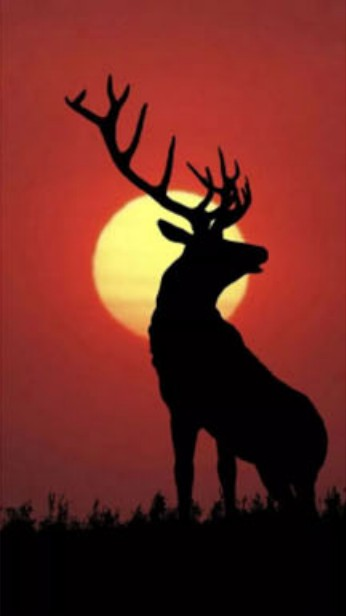
//> input picture imageopt_linear/lu10_noadd1_it10withbug/Snipaste_2023-03-29_22-54-33.jpg, 346 x 616 px
$ ./4_-_副本   (built with g++ and OpenCV 4)
//> lines starting //> are read from the running program, lines starting //| are printed output that depends on the picture; after the words box and inside, x2 and y2 are one past the last pixel; in counts of white or black regions, pixels touching at a corner belong together
#include <opencv2/core.hpp>
#include <opencv2/imgproc.hpp>
#include <opencv2/ximgproc.hpp>
#include <opencv2/imgcodecs.hpp>
#include <opencv2/highgui.hpp>
#include <CDT.h>
#include <Eigen/Dense>
#include <Eigen/LU>

#include <iostream>
#include <algorithm>
#include <cmath>
#include <vector>
#include <map>
#include <memory>
#include <random>

using namespace std;
using namespace cv;
using namespace cv::ximgproc;

const double MAXDIS = 99999.0;
const uint DESIRE_VERTICES_NUM = 300;
vector<uint> success_cnt_vertex, success_cnt_controlPoint;
vector<double> energy_vec, rmse_vec;

struct CustomPoint2DForCDT
{
    cv::Point data;
};

struct CustomEdgeForCDT
{
    std::pair<std::size_t, std::size_t> vertices;
};

struct TriangulationMesh {
    struct CurvedTriangle {
        std::vector<uint> verticesIndexList;
        //std::vector<uint> incidentTrianglesIndexList;
        std::vector<std::pair<uint, uint>> pixelsList;

        // TODO: interpolation parameters...
        // now only const

        bool constFlag = false;
        cv::Vec3i constColor;
        double xxSum = 0.0, yySum = 0.0, xySum = 0.0, xSum = 0.0, ySum = 0.0;
        double aaa[3], bbb[3], ccc[3];
        double energy = 0.0;

        // [139 lines left out: functions getInterpolationResult, _updateSum, solve, not called in this run]
    };


    struct Edge {
        std::pair<uint, uint> vertexIndexPair;
        std::pair<double, double> controlPoint;
        //std::vector<std::pair<uint, uint>> bezierPointsList;
        std::shared_ptr<CurvedTriangle> leftTriangle;
        std::shared_ptr<CurvedTriangle> rightTriangle;

        void setVertexIndex(const std::pair<uint, uint>& p) {
            vertexIndexPair = p;
        }

        void setControlPoint(const std::pair<double, double>& p1, const std::pair<double, double>& p2) {
            controlPoint = { (p1.first + p2.first) / 2.0, (p1.second + p2.second) / 2.0 };
        }

        void setControlPoint(cv::Point2d cvc_new) {
            controlPoint = { cvc_new.x, cvc_new.y };
        }

        cv::Point2d getControlPointCV() {
            return cv::Point2d(controlPoint.first, controlPoint.second);
        }

        // [7 lines left out: function setTrianglePtr, not called in this run]
    };

    struct Vertex {
        std::pair<double, double> coordinate;
        std::vector<std::shared_ptr<Edge>> incidentEdgesList;
        std::vector<uint> incidentVerticesList;

        // [4 lines left out: function setCoordinate, not called in this run]

        void setCoordinate(cv::Point2d p) {
            coordinate = { p.x, p.y };
        }

        cv::Point2d getCoordinate() {
            return cv::Point2d(coordinate.first, coordinate.second);
        }
    };

    std::vector<std::shared_ptr<Vertex>> pointsList;
    std::map<std::pair<uint, uint>, std::shared_ptr<Edge>> edgesMap;
    std::vector<std::shared_ptr<CurvedTriangle>> trianglesList;

    TriangulationMesh() {}

    // [129 lines left out: functions TriangulationMesh, _setPointsList, _setEdgesMap, _setTrianglesList, _setPointsIncidentVertices, not called in this run]
};

struct HalfSurfaceChecker {
    std::vector<std::pair<cv::Point2d, cv::Point2d>> segmentsList;

    // check a and b are all in same side
    // [25 lines left out: function check, not called in this run]
};

// [13 lines left out: function _printPoints, not called in this run]

void wt(int key) {
    if (key == 1)
        cv::waitKey(0);

    return;
}

void imShowAndimWrite(const cv::Mat& image, std::string imName) {
    //cv::imshow(imName, image);
    cv::imwrite(imName, image);
    wt(0);
}

double getDistancePTP(const cv::Point& a, const cv::Point& b) {
    return cv::norm(a - b);
}

double getDistancePTP(const cv::Point2d& a, const cv::Point2d& b) {
    return cv::norm(a - b);
}

/*
    c->line(a, b)
*/
double getDistancePTL(const cv::Point2d& a, const cv::Point2d& b, const cv::Point2d& c) {
    // norm = || v ||
    cv::Point2d v1 = c - a;
    cv::Point2d v2 = b - a;
    double v2Norm = cv::norm(v2);
    cv::Point2d v3 = (v1.ddot(v2) / (v2Norm * v2Norm)) * v2;
    cv::Point2d v4 = v1 - v3;
    return cv::norm(v4);
}

vector<Point> DouglasPeuckerRun(vector<Point> pointList, const double& epsilon = 5.0) {

    if (pointList.size() <= 2) {
        return pointList;
    }

    // Find out point with the maximum distance
    double distanceMaximum = 0.0;
    size_t index = 0;

    for (size_t i = 1; i < pointList.size() - 1; i++) {
        double dis = getDistancePTL(pointList.front(), pointList.back(), pointList[i]);
        if (dis > distanceMaximum) {
            index = i;
            distanceMaximum = dis;
        }
    }

    vector<Point> resultList;

    if (distanceMaximum > epsilon) {
        // recursive
        auto resultList1 = DouglasPeuckerRun(vector<Point>(pointList.begin(), pointList.begin() + index + 1), epsilon);
        auto resultList2 = DouglasPeuckerRun(vector<Point>(pointList.begin() + index, pointList.end()), epsilon);

        resultList1.insert(resultList1.end(), resultList2.begin() + 1, resultList2.end());
        resultList = resultList1;
    }
    else {
        resultList.emplace_back(pointList.front());
        resultList.emplace_back(pointList.back());
    }

    return resultList;
}

// [42 lines left out: functions drawBezier, drawMesh, addVertices2, not called in this run]

void TriangulationRun(const cv::Mat& imageInput, vector<vector<Point> >& segmentsInput, cv::Mat& edgeImageResult, TriangulationMesh& triangulationMeshResult) {

    std::vector<CustomPoint2DForCDT> points;
    std::vector<CustomEdgeForCDT> edges;

    // mapping
    std::map<std::pair<int, int>, size_t> mp;
    size_t num = 0;

    // 4 corner points
    if (mp.find({ 0,0 }) == mp.end()) {
        mp[{0, 0}] = num++;
        points.push_back({ {0,0} });
    }
    if (mp.find({ imageInput.size().width - 1,imageInput.size().height - 1 }) == mp.end()) {
        mp[{ imageInput.size().width - 1, imageInput.size().height - 1 }] = num++;
        points.push_back({ { imageInput.size().width - 1,imageInput.size().height - 1 } });
    }
    if (mp.find({ 0,imageInput.size().height - 1 }) == mp.end()) {
        mp[{ 0, imageInput.size().height - 1 }] = num++;
        points.push_back({ { 0,imageInput.size().height - 1 } });
    }
    if (mp.find({ imageInput.size().width - 1,0 }) == mp.end()) {
        mp[{ imageInput.size().width - 1, 0 }] = num++;
        points.push_back({ { imageInput.size().width - 1,0 } });
    }

    auto pointToPair = [](const cv::Point& point) {
        return make_pair(point.x, point.y);
    };

    for (auto& segment : segmentsInput) {
        for (auto& point : segment) {
            auto point_tmp = pointToPair(point);
            if (mp.find(point_tmp) == mp.end()) {
                mp[point_tmp] = num++;
                points.push_back({ point });
            }
        }
    }

    for (auto& segment : segmentsInput) {
        for (size_t j = 1; j < segment.size(); j++) {

            auto findIndex1 = mp[pointToPair(segment[j - 1])];
            auto findIndex2 = mp[pointToPair(segment[j])];

            edges.push_back({ {findIndex1, findIndex2} });
        }
    }

    std::cout << "[TriangulationRun] points size:" << points.size() << std::endl;
    std::cout << "[TriangulationRun] edges size:" << edges.size() << std::endl;


    // CDT Run
    CDT::Triangulation<double> cdt(
        CDT::VertexInsertionOrder::Auto,
        CDT::IntersectingConstraintEdges::Resolve,
        1.0
    );
    cdt.insertVertices(
        points.begin(),
        points.end(),
        [](const CustomPoint2DForCDT& p) { return static_cast<double>(p.data.x); },
        [](const CustomPoint2DForCDT& p) { return static_cast<double>(p.data.y); }
    );
    cdt.insertEdges(
        edges.begin(),
        edges.end(),
        [](const CustomEdgeForCDT& e) { return e.vertices.first; },
        [](const CustomEdgeForCDT& e) { return e.vertices.second; }
    );

    cdt.eraseSuperTriangle();

    TriangulationMesh triangulationMesh(cdt);

    // draw edge (no necessary)
    //edgeImageResult = Mat::zeros(imageInput.size(), CV_8UC3);
    edgeImageResult = imageInput.clone();
    for (auto e : triangulationMesh.edgesMap) {

        auto p1 = triangulationMesh.pointsList[e.first.first]->coordinate;
        auto p2 = triangulationMesh.pointsList[e.first.second]->coordinate;

        auto cvp1 = cv::Point(static_cast<int>(p1.first), static_cast<int>(p1.second));
        auto cvp2 = cv::Point(static_cast<int>(p2.first), static_cast<int>(p2.second));

        // [debug use]
        if (e.first.first >= points.size() || e.first.second >= points.size())
        {
            cv::line(edgeImageResult, cvp1, cvp2, { 255,0,0 });
        }
        else
        {
            cv::line(edgeImageResult, cvp1, cvp2, { 0,0,255 });
        }
    }

    //draw points
    int _pcnt = 0;
    for (auto p : triangulationMesh.pointsList) {
        auto cvp = cv::Point(static_cast<int>(p->coordinate.first), static_cast<int>(p->coordinate.second));


        if (_pcnt >= points.size())
        {
            cv::circle(edgeImageResult, cvp, 2, { 0,0,255 });
        }
        else
        {
            cv::circle(edgeImageResult, cvp, 2, { 255,0,0 });
        }

        _pcnt++;
    }

    triangulationMeshResult = triangulationMesh;
}

void addVertices1(vector<vector<cv::Point> >& segmentsInput) {
    if (segmentsInput.size()<=3) {
        std::cout << "[addVertices1] segmentsInput.size()<=3 " << std::endl;
        return;
    }

    double lenMax = 0.0;
    double lenSum = 0.0;
    double lenAvg = 0.0;
    int verticesNum = 0;
    int lenCnt = 0;
    uint iMax = 0, jMax = 0;
    cv::Point pMax1, pMax2;

    // get info
    for (size_t i = 0; i < segmentsInput.size(); i++)
    {
        auto& seg = segmentsInput[i];
        verticesNum += seg.size();

        for (size_t j = 0; j < seg.size()-1; j++) {
            size_t k = j + 1;

            cv::Point p1 = seg[j], p2 = seg[k];
            double dis = getDistancePTP(p1, p2);
            lenSum += dis;

            if (lenMax < dis) {
                lenMax = dis;
                iMax = i;
                jMax = j;
                pMax1 = p1;
                pMax2 = p2;
            }

            lenCnt++;
        }
    }

    //lenAvg = lenSum / lenCnt;
    lenAvg = lenMax / 4.0;

    //int originLenCnt = lenCnt;
    std::cout << "[addVertices1] origin verticesNum: " << verticesNum << std::endl;

    // re-add vertices

    while (verticesNum <DESIRE_VERTICES_NUM) {

        //find max dis seg
        lenMax = 0.0;
        iMax = jMax = 0; //?
        for (size_t i = 0; i < segmentsInput.size(); i++)
        {
            auto& seg = segmentsInput[i];

            for (size_t j = 0; j < seg.size() - 1; j++) {
                size_t k = j + 1;

                cv::Point p1 = seg[j], p2 = seg[k];
                double dis = getDistancePTP(p1, p2);

                if (lenMax < dis) {
                    lenMax = dis;
                    iMax = i;
                    jMax = j;
                    pMax1 = p1;
                    pMax2 = p2;
                }
            }
        }

        if (lenMax < lenAvg) {
            std::cout << "[addVertices1] break: (lenMax<lenAvg) " << std::endl;
            std::cout << "[addVertices1] verticesNum: " << verticesNum << std::endl;
            return ;
        }

        if (lenMax < 5.0) {
            std::cout << "[addVertices1] break: (lenMax<5.0) " << std::endl;
            std::cout << "[addVertices1] verticesNum: " << verticesNum << std::endl;
            return ;
        }

        // insert new vertex
        cv::Point midp = (pMax1 + pMax2) / 2;

        auto& segMax = segmentsInput[iMax];
        auto segIt = segMax.begin() + jMax;
        segMax.insert(segIt+1, midp);
        verticesNum++;

        std::cout << "[addVertices1] insert success: "
            << verticesNum << " "
            << midp << " "
            << pMax1 << " "
            << pMax2 << " "
            << iMax << " "
            << jMax << " "
            << std::endl;
    }

}

void edgeDrawingRun(const cv::Mat &imageInput, cv::Mat& imageResult, vector<vector<Point> >& segmentsResult) {

    // convert
    cv::Mat image;
    cv::cvtColor(imageInput, image, COLOR_BGR2GRAY);

    // edge drawing
    Ptr<EdgeDrawing> ed = createEdgeDrawing();
    //ed->params.MaxDistanceBetweenTwoLines = 200.0;
    ed->params.EdgeDetectionOperator = EdgeDrawing::SOBEL;
    ed->params.GradientThresholdValue = 38;
    ed->params.AnchorThresholdValue = 8;
    ed->params.MinPathLength = 30;

    vector<Vec4f> lines;
    lines.clear();
    // Detect edges
    //you should call this before detectLines() and detectEllipses()
    ed->detectEdges(image);
    // Detect lines
    ed->detectLines(lines);

    // draw lines
    Mat edge_image_ed = Mat::zeros(image.size(), CV_8UC3);
    vector<vector<Point> > segments = ed->getSegments();

    // DouglasPeuckerRun
    for (size_t i = 0; i < segments.size(); i++)
    {
        //size_t beforDPNum = segments[i].size();
        segments[i] = DouglasPeuckerRun(segments[i]);
        //size_t afterDPNum = segments[i].size();
        //cout << "++ " << afterDPNum << " : " << beforDPNum << " ++" << endl;
    }

    // first process of vertex number
    addVertices1(segments);

    // draw segments to result mat
    for (size_t i = 0; i < segments.size(); i++)
    {
        const Point* pts = &segments[i][0];
        int n = (int)segments[i].size();
        //random color
        polylines(edge_image_ed, &pts, &n, 1, false, Scalar((rand() & 255), (rand() & 255), (rand() & 255)), 1);
    }

    // draw circle for vertices
    for (size_t i = 0; i < segments.size(); i++)
    {
        auto& seg = segments[i];
        for (size_t j = 0; j < seg.size(); j++) {
            cv::Point p1 = seg[j];

            cv::circle(edge_image_ed, p1, 3, { 255,255,255 });
        }
    }


    imageResult = edge_image_ed;
    segmentsResult = segments;
}

// [813 lines left out: functions rasterization, energyRecal, vertexEnergy, vertexGradient, controlPointEnergy, controlPointGradient and 1 more, not called in this run]

int main2()
{
    //String imgPath = "D:\\图\\Snipaste_2023-03-29_23-14-29.jpg"; //siyecao
    String imgPath = "D:\\图\\Snipaste_2023-03-29_22-54-33.jpg"; // lu


    Mat image;
    image = imread(imgPath, IMREAD_COLOR); // Read the file
    if (image.empty()) // Check for invalid input
    {
        std::cout << "[main2] Could not open or find the image" << std::endl;
        return -1;
    }

    // process
    {
        std::cout << "[main2] COLS:" << image.cols << endl;
        std::cout << "[main2] ROWS:" << image.rows << endl;
        std::cout << "[main2] CHANNELS:" << image.channels() << endl;

        // 1. edge drawing
        cv::Mat result_EdgeDrawing_mat;
        vector<vector<Point> > result_EdgeDrawing_segments;
        edgeDrawingRun(image, result_EdgeDrawing_mat, result_EdgeDrawing_segments);

        std::string edgeDrawing_imName = "[main2] EdgeDrawing detected edges.jpg";
        imShowAndimWrite(result_EdgeDrawing_mat, edgeDrawing_imName);

        // 2. triangulation
        cv::Mat result_Triangulation_mat;
        TriangulationMesh result_triangulationMesh;
        TriangulationRun(image, result_EdgeDrawing_segments, result_Triangulation_mat, result_triangulationMesh);

        std::string triangulation_imName = "[main2] TriangulationImage.jpg";
        imShowAndimWrite(result_Triangulation_mat, triangulation_imName);

        // 3. rasterization
        rasterization(image, result_triangulationMesh, false, "[rasterization] imageResult.jpg");


        const uint it_i_BOUND = 5;
        for (uint it_i = 0; it_i < it_i_BOUND; it_i++)
        {
            cout << "[main2] UPDATE it_i:" << it_i << endl;

            // 4. control point update
            {
                controlPointGradient(image, result_triangulationMesh);
                cv::Mat result_Triangulation_mat3;
                drawMesh(image, result_triangulationMesh, result_Triangulation_mat3);

                std::string controlPoint_imName = "[main2] controlPointGradient Image";
                controlPoint_imName += std::to_string(it_i);
                controlPoint_imName += ".jpg";
                imShowAndimWrite(result_Triangulation_mat3, controlPoint_imName);
            }

            // 5. vetices update
            {
                vertexGradient(image, result_triangulationMesh);
                cv::Mat result_Triangulation_mat2;
                drawMesh(image, result_triangulationMesh, result_Triangulation_mat2);

                std::string vertex_imName = "[main2] vertexGradient Image";
                vertex_imName += std::to_string(it_i);
                vertex_imName += ".jpg";
                imShowAndimWrite(result_Triangulation_mat2, vertex_imName);
            }


            // 6. result
            {
                string res_imName = "[rasterization] imageResult";
                res_imName += std::to_string(it_i);
                res_imName += ".jpg";
                rasterization(image, result_triangulationMesh, false, res_imName);
            }

        }

        // print stats
        printStats();


        wt(1);
    }


    return 0;
}


// [62 lines left out: functions _test, _test2, not called in this run]

int main(int argc, char** argv)
{
    ios::sync_with_stdio(false);
    cin.tie(0), cout.tie(0);

    //return _test2();
    return main2();
//> in main2, image is the input picture: 616 rows x 346 cols, CV_8UC3; mean B, G, R 33.2, 41.2, 109.4
//| [main2] COLS:346
//| [main2] ROWS:616
//| [main2] CHANNELS:3
//> in edgeDrawingRun, `cv::cvtColor(imageInput, image, COLOR_BGR2GRAY);`:
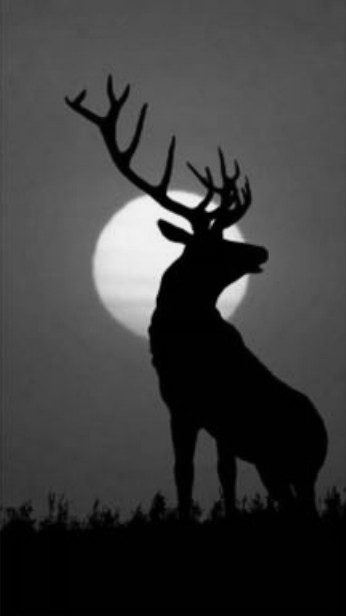
//> image: 616 rows x 346 cols, CV_8UC1; min 0, max 244, mean 60.7
//> after the loop in edgeDrawingRun, `for (size_t i = 0; i < segments.size(); i++)`:
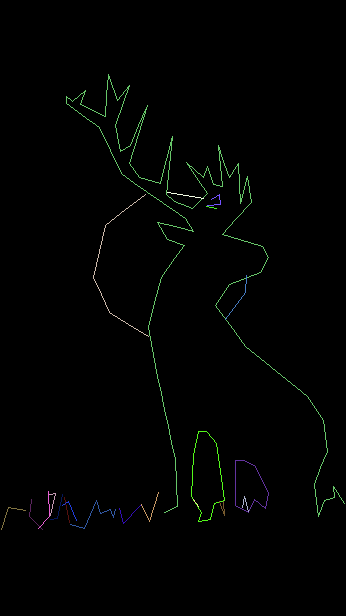
//> edge_image_ed: 616 rows x 346 cols, CV_8UC3; mean B, G, R 1.5, 2.3, 1.4
//> after the loop in edgeDrawingRun, `for (size_t i = 0; i < segments.size(); i++)`:
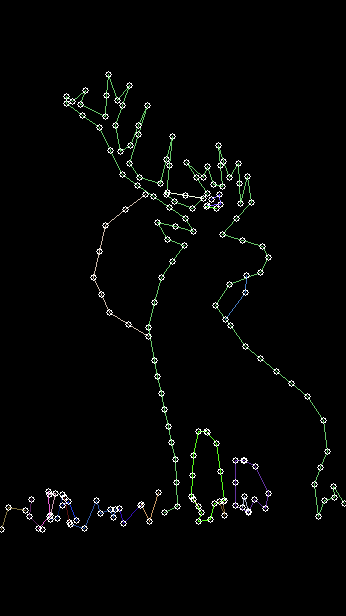
//> edge_image_ed: 616 rows x 346 cols, CV_8UC3; 1.29% of pixels changed, all inside (x1, y1, x2, y2) = (0, 71, 346, 533)
//> in main2, `edgeDrawingRun(image, result_EdgeDrawing_mat, result_EdgeDrawing_segme..`: result_EdgeDrawing_segments = 21 contours, 5 with area under 20; largest, box (x1, y1, x2, y2) and area: (66, 74, 345, 517) 37306, (93, 194, 149, 337) 5173, (191, 431, 225, 522) 2037, (235, 460, 269, 513) 1217, (1, 507, 26, 530) 198
//> the loop in TriangulationRun, `for (auto& segment : segmentsInput)` made 21 passes
//> (segment, num) on passes 3, 5, 6, 8, 9, 11, 12, 14, 15, 16, 17, 18: (2 Points (x, y): [216, 208], [206, 206], 102), (3 Points (x, y): [203, 198], [185, 195], [167, 192], 114), (3 Points (x, y): [225, 319], [245, 292], [246, 275], 117), (2 Points (x, y): [198, 506], [193, 499], 132), (3 Points (x, y): [223, 501], [224, 515], [219, 501], 135), (3 Points (x, y): [141, 504], [149, 521], [158, 492], 148), (3 Points (x, y): [119, 508], [123, 523], [140, 505], 151), (3 Points (x, y): [42, 529], [29, 516], [31, 499], 161), (3 Points (x, y): [50, 519], [57, 518], [62, 494], 164), (3 Points (x, y): [48, 491], [49, 516], [38, 528], 167), (3 Points (x, y): [242, 507], [244, 496], [248, 511], 170), (3 Points (x, y): [50, 515], [55, 493], [49, 494], 173)
//> num on passes 1, 2, 4, 7, 10, 13: 96, 100, 111, 130, 145, 158
//> after the loop in TriangulationRun, `for (auto& segment : segmentsInput)`: mp = 181 items; num = 181; points = 181 items
//> the loop in TriangulationRun, `for (auto& segment : segmentsInput)` made 21 passes
//> segment on passes 3, 5, 6, 8, 9, 11, 12, 14, 15, 16, 17, 18: 2 Points (x, y): [216, 208], [206, 206], 3 Points (x, y): [203, 198], [185, 195], [167, 192], 3 Points (x, y): [225, 319], [245, 292], [246, 275], 2 Points (x, y): [198, 506], [193, 499], 3 Points (x, y): [223, 501], [224, 515], [219, 501], 3 Points (x, y): [141, 504], [149, 521], [158, 492], 3 Points (x, y): [119, 508], [123, 523], [140, 505], 3 Points (x, y): [42, 529], [29, 516], [31, 499], 3 Points (x, y): [50, 519], [57, 518], [62, 494], 3 Points (x, y): [48, 491], [49, 516], [38, 528], 3 Points (x, y): [242, 507], [244, 496], [248, 511], 3 Points (x, y): [50, 515], [55, 493], [49, 494]
//> after the loop in TriangulationRun, `for (auto& segment : segmentsInput)`: edges = 156 items
//| [TriangulationRun] points size:181
//| [TriangulationRun] edges size:156
//> (the run ends here: the program needs code that is not available in this run, at `CDT::Triangulation<double> cdt(`)
